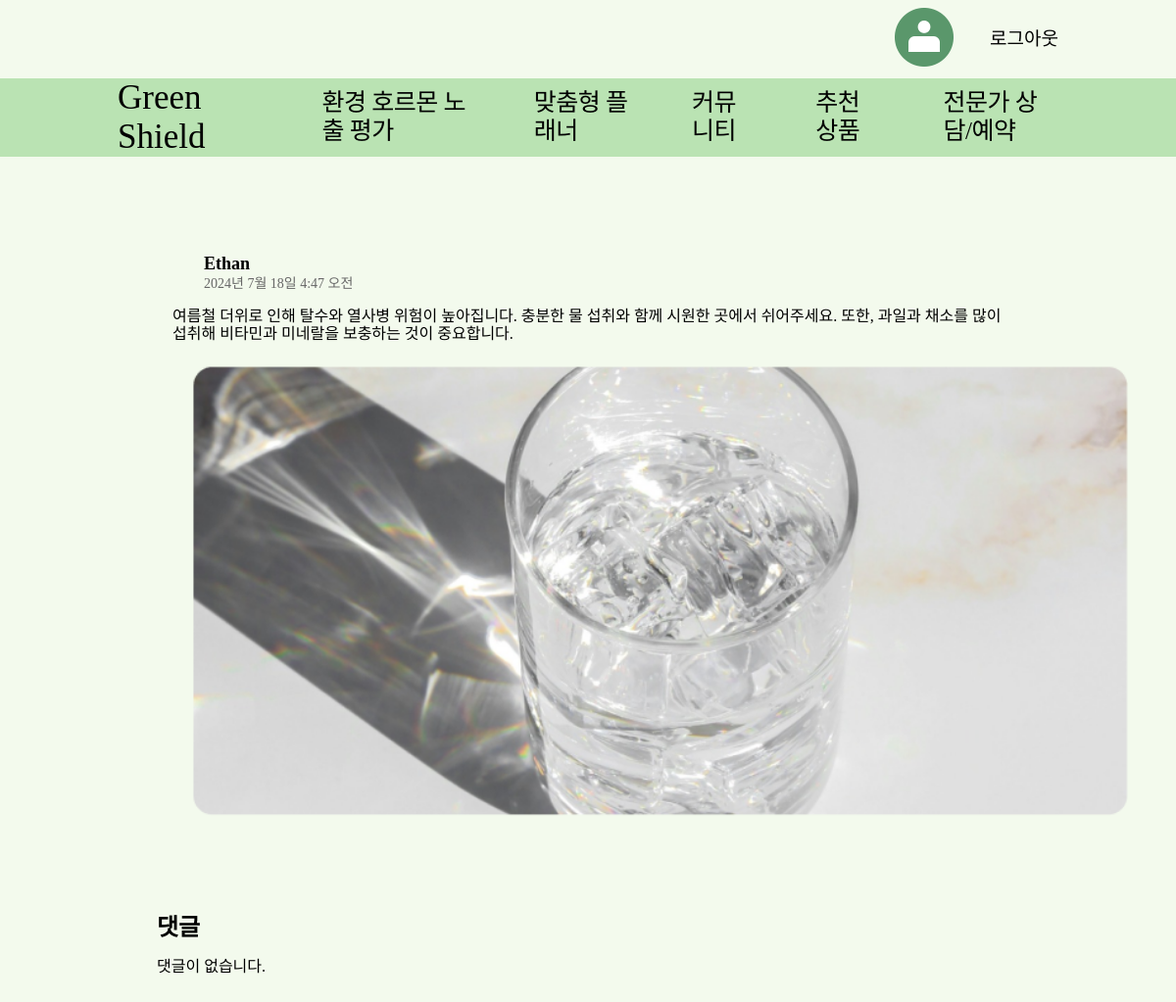
/green/community/1/, run on an earlier commit of the app's database.
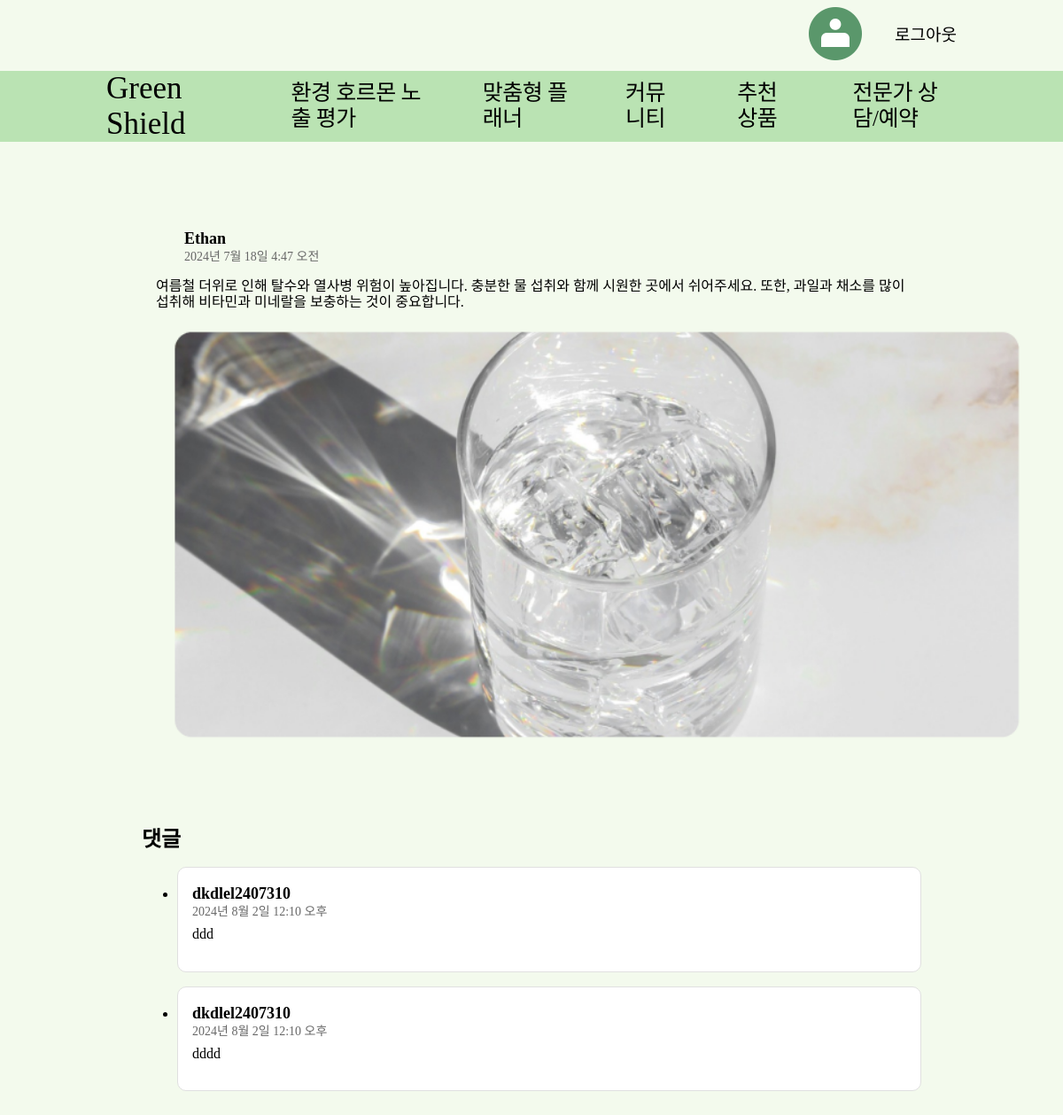
And on a later commit of the database.
### green/models.py (models this page shows, shortened)
class Post(models.Model):
    CATEGORY_CHOICES = (
        ('health', '건강 게시판'),
        ('free', '자유 게시판'),
    )
    category = models.CharField(max_length=10, choices=CATEGORY_CHOICES)
    content = models.TextField()
    image = models.ImageField(upload_to='posts/', blank=True, null=True)
    video = models.FileField(upload_to='videos/', blank=True, null=True)
    author = models.ForeignKey(User, on_delete=models.CASCADE)
    created_at = models.DateTimeField(auto_now_add=True)
    likes = models.ManyToManyField(User, related_name='liked_posts', blank=True)

class Comment(models.Model):
    post = models.ForeignKey(Post, on_delete=models.CASCADE, related_name='comments')
    author = models.ForeignKey(User, on_delete=models.CASCADE)
    content = models.TextField()
    created_at = models.DateTimeField(default=timezone.now)

### green/views.py (the view, shortened to what this page needs)
# urls.py: path('community/<int:post_id>/', views.community_detail, name='community_detail'),
def community_detail(request, post_id):
    post = get_object_or_404(Post, id=post_id)
    comments = post.comments.all()
    form = CommentForm()
    return render(request, 'green/community_detail.html', {'post': post, 'comments': comments, 'form': form})

### green/templates/green/community_detail.html (shortened to what this page needs)
{% load static %} {% include 'green/header.html' %}
<!DOCTYPE html>
<html lang="ko">
  <head>
    <link rel="stylesheet" href="{% static 'css/community_detail.css' %}" />
  </head>
  <body>
    <div class="community-container">
      <div class="posts">
        <section class="post" data-category="{{ post.category }}" onclick="goToDetailPage(this)">
          <div class="post-header">
            <div class="post-info-container">
              <div class="post-info">
                <span class="author">{{ post.author.username }}</span>
                <span class="post-time">{{ post.created_at }}</span>
              </div>
            </div>
          </div>
          <p class="post-content">{{ post.content }}</p>
          {% if post.image %}
          <img
            src="{{ post.image.url }}"
            alt="{{ post.category }}"
            width="500"
            class="post-image"
          />
          {% endif %}
        </section>
        <div class="comment-section">
          <h1>댓글</h1>
          {% if comments %}
          <ul>
            {% for comment in comments %}
            <li>
              <div class="comment-box">
                <div class="comment-profile">
                  <div class="comment-info">
                    <span class="author">{{ comment.author.username }}</span>
                    <span class="comment-time">{{ comment.created_at }}</span>
                  </div>
                </div>
                <p class="comment-content">{{ comment.content }}</p>
              </div>
            </li>
            {% endfor %}
          </ul>
          {% else %}
          <p>댓글이 없습니다.</p>
          {% endif %}
        </div>
      </div>
    </div>
  </body>
</html>

### green/templates/green/header.html (shortened to what this page needs)
{% load static %}
<!DOCTYPE html>
<html lang="ko">
  <head>
    <link rel="stylesheet" href="{% static 'css/resetCSS.css' %}" />
    <link rel="stylesheet" href="{% static 'css/header.css' %}" />
  </head>
  <body>
    <header class="top-bar">
      <div>
        <img
          src="{% static 'img/anonymousProfile_header_60x60.png' %}"
          alt="img"
          class="img-AnonymousProfile"
        />
      </div>
      <p class="logout"><a href="#" id="logoutLink">로그아웃</a></p>
    </header>
    <nav class="top-bar">
      <div class="container">
        <div>
          <h1>
            <a href="{% url 'green:main' %}"> Green Shield </a>
          </h1>
        </div>
        <div class="nav-list">
          <a href="{% url 'green:test' %}" class="selected"
            >환경 호르몬 노출 평가</a
          >
          <a href="{% url 'green:list' %}">맞춤형 플래너</a>
          <a href="{% url 'green:community' %}">커뮤니티</a>
          <a href="{% url 'green:market' %}">추천 상품</a>
          <a href="{% url 'green:expert' %}">전문가 상담/예약</a>
        </div>
      </div>
    </nav>
  </body>
</html>

### static/css/header.css (style rules this page uses)
body { background-color: #f3faed; }
header.top-bar { display: flex; justify-content: flex-end; align-items: center; padding: 0 120px; height: 80px; z-index: 0; }
header.top-bar p.logout { margin-left: 37px; font-weight: 500; font-size: 19px; }
header.top-bar img.img-AnonymousProfile { width: 60px; height: 60px; }
header.top-bar a { text-decoration: none; color: black; }
nav.top-bar { position: relative; z-index: 999; background-color: #bae3b3; padding: 0 120px; height: 80px; z-index: 0; }
nav.top-bar div.container { display: flex; justify-content: space-between; align-items: center; height: 80px; }
nav.top-bar div.nav-list { display: flex; justify-content: space-between; align-items: center; }
nav.top-bar h1 a { width: 206px; height: 36px; font-weight: 500; font-size: 35px; text-decoration: none; color: black; }
nav.top-bar div.nav-list a { margin-left: 64px; font-weight: 500; font-size: 25px; letter-spacing: -0.5px; text-decoration: none; color: black; }

### static/css/community_detail.css (style rules this page uses)
.community-container { margin: 4em 10em; }
.posts { display: flex; flex-direction: column; }
.post-info-container { display: flex; }
.post { margin-bottom: 1em; padding: 1em; }
.post-header { display: flex; justify-content: space-between; align-items: center; margin: 1em; }
.post-info { display: flex; flex-direction: column; margin-left: 1em; }
.author { font-size: 18px; font-weight: bold; line-height: 26px; }
.post-time { font-size: 14px; color: rgba(103, 103, 103, 1); }
.post-content { max-width: 1000px; text-align: left; margin: 1em auto; display: block; }
.post-image { width: 1000px; height: auto; margin: 0 auto; display: block; border-radius: 10px; }
.comment-section { margin-top: 2em; }
.comment-section h1 { font-size: 24px; font-weight: bold; }
.comment-box { background-color: #ffffff; border: 1px solid #e0e0e0; border-radius: 10px; padding: 1em; margin-top: 1em; }
.comment-profile { display: flex; align-items: center; }
.comment-info { display: flex; flex-direction: column; }
.comment-info .author { font-weight: bold; }
.comment-info .comment-time { font-size: 14px; color: rgba(103, 103, 103, 1); }
.comment-content { margin-top: 0.5em; }

What changed in the data, as far as the page shows it:
added Comment: author.username "dkdlel2407310", created_at "2024년 8월 2일 12:10 오후", content "ddd"
added Comment: author.username "dkdlel2407310", created_at "2024년 8월 2일 12:10 오후", content "dddd"
Also different on the page:
text no longer shown: "댓글이 없습니다."
